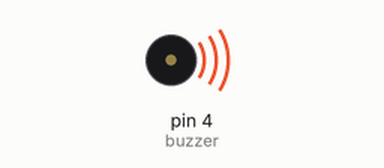
Bench run of a sketch on a simulated Arduino Uno, built with avr-gcc and run on an emulated ATmega328P. On the bench: buzzer (waves = sounding).

Above: at 0.12 s.
Timing chart, 0 to 3.0 s (numbered marks = the images above):
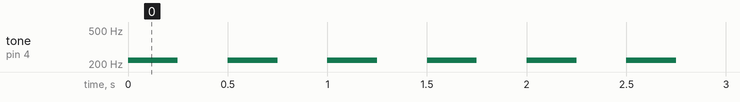

The sketch:

2_sounds.ino
```cpp
#include "Arduino.h"

#define buzzer 4
#define freq 220

void setup() {
}

void loop() {
    tone(buzzer, freq, 250);
    delay(500);
}
```

device.cpp
```cpp
#include "Arduino.h"

int ledPin = 13;                // LED connected to digital pin 13

void setup()
{
    pinMode(ledPin, OUTPUT);      // sets the digital pin as output
}

void loop()
{
    digitalWrite(ledPin, HIGH);   // sets the LED on
    delay(500);                  // waits for a second
    digitalWrite(ledPin, LOW);    // sets the LED off
    delay(500);                  // waits for a second
}
```

tester.cpp
```cpp
/**
   Simple Analog Probe
   Read an analog value and write it over serial
*/

#include "Arduino.h"

int sensed;
int sense = A0;

void setup() {
  pinMode(sense, INPUT);
  Serial.begin(115200);
}

void loop() {
  sensed = analogRead(sense);
  Serial.println(sensed);
}
```

Measured:
- by itself, tone on pin 4 (buzzer): alternates 220 Hz for 0.25 s and silent for 0.25 s
